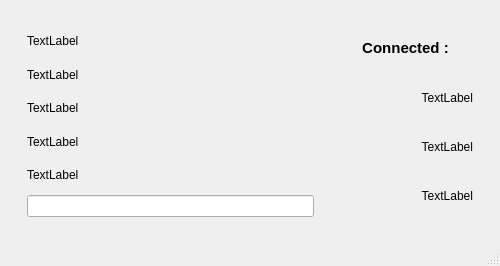
<?xml version="1.0" encoding="UTF-8"?>
<ui version="4.0">
 <class>MainWindow</class>
 <widget class="QMainWindow" name="MainWindow">
  <property name="geometry">
   <rect>
    <x>0</x>
    <y>0</y>
    <width>500</width>
    <height>266</height>
   </rect>
  </property>
  <property name="windowTitle">
   <string>MainWindow</string>
  </property>
  <property name="autoFillBackground">
   <bool>false</bool>
  </property>
  <widget class="QWidget" name="centralwidget">
   <property name="autoFillBackground">
    <bool>true</bool>
   </property>
   <layout class="QHBoxLayout" name="horizontalLayout">
    <item>
     <widget class="QStackedWidget" name="stackedWidget">
      <property name="currentIndex">
       <number>1</number>
      </property>
      <widget class="QWidget" name="page">
       <layout class="QVBoxLayout" name="verticalLayout">
        <item>
         <widget class="QLabel" name="label">
          <property name="text">
           <string>Enter your name!</string>
          </property>
          <property name="scaledContents">
           <bool>true</bool>
          </property>
          <property name="alignment">
           <set>Qt::AlignCenter</set>
          </property>
         </widget>
        </item>
        <item>
         <widget class="QLineEdit" name="lineEdit"/>
        </item>
        <item>
         <widget class="QPushButton" name="pushButton">
          <property name="text">
           <string>connect</string>
          </property>
         </widget>
        </item>
       </layout>
      </widget>
      <widget class="QWidget" name="page_2">
       <layout class="QHBoxLayout" name="horizontalLayout_2">
        <item>
         <widget class="QWidget" name="widget_2" native="true">
          <property name="sizePolicy">
           <sizepolicy hsizetype="Preferred" vsizetype="Preferred">
            <horstretch>2</horstretch>
            <verstretch>0</verstretch>
           </sizepolicy>
          </property>
          <layout class="QVBoxLayout" name="verticalLayout_2">
           <item>
            <widget class="QLabel" name="label_2">
             <property name="text">
              <string>TextLabel</string>
             </property>
            </widget>
           </item>
           <item>
            <widget class="QLabel" name="label_3">
             <property name="text">
              <string>TextLabel</string>
             </property>
            </widget>
           </item>
           <item>
            <widget class="QLabel" name="label_4">
             <property name="text">
              <string>TextLabel</string>
             </property>
            </widget>
           </item>
           <item>
            <widget class="QLabel" name="label_5">
             <property name="text">
              <string>TextLabel</string>
             </property>
            </widget>
           </item>
           <item>
            <widget class="QLabel" name="label_6">
             <property name="text">
              <string>TextLabel</string>
             </property>
            </widget>
           </item>
           <item>
            <widget class="QLineEdit" name="lineEdit_2"/>
           </item>
          </layout>
         </widget>
        </item>
        <item>
         <widget class="QWidget" name="widget" native="true">
          <property name="sizePolicy">
           <sizepolicy hsizetype="Preferred" vsizetype="Preferred">
            <horstretch>1</horstretch>
            <verstretch>0</verstretch>
           </sizepolicy>
          </property>
          <layout class="QVBoxLayout" name="verticalLayout_3">
           <item>
            <widget class="QLabel" name="label_10">
             <property name="text">
              <string>&lt;html&gt;&lt;head/&gt;&lt;body&gt;&lt;p&gt;&lt;span style=&quot; font-size:11pt; font-weight:600;&quot;&gt;Connected :&lt;/span&gt;&lt;/p&gt;&lt;/body&gt;&lt;/html&gt;</string>
             </property>
             <property name="textFormat">
              <enum>Qt::AutoText</enum>
             </property>
             <property name="alignment">
              <set>Qt::AlignCenter</set>
             </property>
            </widget>
           </item>
           <item>
            <widget class="QLabel" name="label_7">
             <property name="text">
              <string>TextLabel</string>
             </property>
             <property name="alignment">
              <set>Qt::AlignRight|Qt::AlignTrailing|Qt::AlignVCenter</set>
             </property>
            </widget>
           </item>
           <item>
            <widget class="QLabel" name="label_8">
             <property name="text">
              <string>TextLabel</string>
             </property>
             <property name="alignment">
              <set>Qt::AlignRight|Qt::AlignTrailing|Qt::AlignVCenter</set>
             </property>
            </widget>
           </item>
           <item>
            <widget class="QLabel" name="label_9">
             <property name="text">
              <string>TextLabel</string>
             </property>
             <property name="alignment">
              <set>Qt::AlignRight|Qt::AlignTrailing|Qt::AlignVCenter</set>
             </property>
            </widget>
           </item>
          </layout>
         </widget>
        </item>
       </layout>
      </widget>
     </widget>
    </item>
   </layout>
  </widget>
  <widget class="QStatusBar" name="statusbar"/>
 </widget>
 <resources/>
 <connections/>
</ui>
